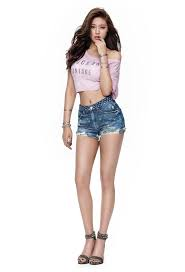
#> input picture images/contour.jpg, 185 x 272 px
$ jupyter execute --allow-errors '3. image_contour-1(canny, contour).ipynb'   (older library calls are emulated)
#> lines starting #> are read from the running program, lines starting #| are printed output that depends on the picture; after the words box and inside, x2 and y2 are one past the last pixel; in counts of white or black regions, pixels touching at a corner belong together
[cell 1]
import cv2
#> (the rest of this cell did not finish here and is left out)

나중에 cvtColor를 통해 이미지 변형하여,<br>
원본 이미지가 변형되기 때문에 복사본 만듬

[cell 2]
imgfile = 'images/contour.jpg'
img = cv2.imread(imgfile) # 복사본
#> img is the input picture: shape (272, 185, 3); mean B, G, R 230.3, 231.3, 235.8

cv2_plus는 jupyter notebook에서 이미지 display 혹은 추가적인 기능을 위해 만든 모듈

#> (a cell that did not finish here is left out)

cv2.cvtColor는 Color-Space변환에 사용. <br>
일반적으로는 BGR <-> Gray, BGR <-> HSV가 많이 사용된다고함<br>
- cv2.COLOR_BGR2GRAY : BGR -> Grayscale
- cv2.COLOR_BGR2HSV : BGR -> HSV

[cell 4]
imgray = cv2.cvtColor(img, cv2.COLOR_BGR2GRAY)
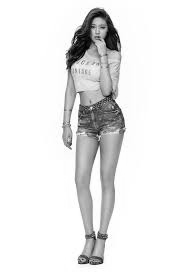
#> imgray: shape (272, 185); min 0, max 255, mean 232.5

cv2.Canny(image, threshold1, threshold2)
- image : 8비트 입력 이미지
- threshold1 : 임계값에서 min 값
- threshold2 : 임계값에서 max 값

### Canny Edge Detection은 가장 유명한 Edge Detection(윤곽선 검출) 방법으로 총 4가지의 단계를 거쳐 수행된다.
1. 이미지의 **Noise를 제거** 합니다.
2. 이미지에서 **Gradient가 높은 영역**을 찾는다.(Gradient가 높은 부분은 변화가 크게 일어나는 부분. 즉, 경계)
3. Non-maximum suppression : Edge가 아닌 픽셀의 값을 0(제거)으로 한다. **Local maxima를 찾는 과정**.
4. Hyteresis Thresholding : 3 단계에서의 Edge를 한 번더 Edge인지 아닌지 판별
5. Edge 연결

설명은 아래 링크들 참고<br>
refer to :<br>
https://opencv-python.readthedocs.io/en/latest/doc/13.imageGradient/imageGradient.html?highlight=canny<br>
https://m.blog.naver.com/PostView.nhn?blogId=samsjang&logNo=220507996391&referrerCode=0&searchKeyword=canny<br>
http://carstart.tistory.com/188<br>
https://www.youtube.com/watch?v=Y_YPlGP4T44&t=101s<br>

[cell 5]
edge = cv2.Canny(imgray, 100, 200)
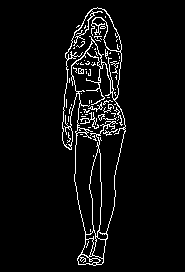
#> edge: shape (272, 185); 4.9% white in thin lines or dots, all inside (x1, y1, x2, y2) = (62, 7, 126, 266)

contour : 동일한 색 또는 동일한 강도를 가지고 있는 영역의 경계선을 연결한 선을 말한다.

- 높은 정확도를 위해 Binary image를 사용한다(threshold나 canny edge로 전처리).
- cv2.findContours()는 원본 이미지를 직접 수정하기 때문에 Copy하여 사용
- OpenCV에서 contours를 찾는 것은 검은색 배경에서 하얀색 대상을 찾는 것과 같으므로, **대상은 흰색 그리고 배경은 검은색으로 처리**

cv2.findContours(imgae, mode, method)<br>
- image : binary image
- mode : contour를 찾는 방법 혹은 contour 계층을 나타내는 방법
- method : contour 찾기에 사용되는 근사치 방법
<br>
<br>
Returns : image, contours, hierachy

findContours의 입력 이미지는 binary image형태이어야 한다.

[cell 6]
edge, contours, hierarchy = cv2.findContours(edge, cv2.RETR_TREE, cv2.CHAIN_APPROX_SIMPLE)
#> contours = 95 contours, 81 with area under 20; largest, box (x1, y1, x2, y2) and area: (62, 7, 126, 266) 10468, (71, 51, 126, 235) 5862, (62, 7, 122, 150) 2796, (89, 148, 102, 237) 676, (92, 236, 106, 259) 182

hierarchy는 contour들 간의 계층 구조를 나타낸다.

[cell 7]
print(hierarchy.shape)
#| (1, 95, 4)
# print(hierarchy)

#> (a cell that did not finish here is left out)

cv2.drawContours를 통해 원본 사진 위에 draw

cv2.drawContours(image, contours, contourIdx, color, thickness)
- image : 원본 사진
- contours : img에 나타낼 contour 정보. contour[i][j]와 같이 접근가능(list형태)
- contourldx : contours list type에서 몇 번째 contours line을 그릴 것인가(-1은 전체)
- color : contours 표시 색깔
- thickness : contours line 두께, 음수라면 contours line의 내부를 채움

### contour index에 따른 이미지 출력, contour[i][j]와 같이 접근

[cell 9]
print('찾은 contour 총 개수 : ',len(contours))
#| 찾은 contour 총 개수 :  95

contourIdx : -1, 전부 그렸을 경우

[cell 10]
cv2.drawContours(img, contours, -1, (255, 0, 0), 1)
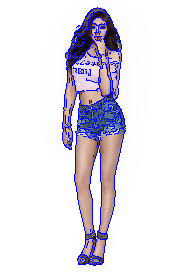
#> img: shape (272, 185, 3); 4.9% of pixels changed, all inside (x1, y1, x2, y2) = (62, 7, 126, 266)
#> (the rest of this cell did not finish here and is left out)

이미지에 contour를 한 번 그렸으므로 다시 불러와(cv2.imread) 그려준다

[cell 11]
img = cv2.imread(imgfile)
cv2.drawContours(img, contours, 90, (255, 0, 0), 2)
#> img: shape (272, 185, 3); 0.07% of pixels changed, all inside (x1, y1, x2, y2) = (93, 35, 103, 40)
#> (the rest of this cell did not finish here and is left out)

다른 이미지에 적용시켜보기

[cell 12]
imgfile2 = 'images/contour2.jpg'
img2 = cv2.imread(imgfile2)
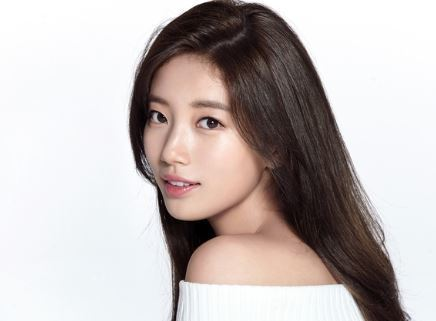
#> input picture images/contour2.jpg, 436 x 321 px
#> img2 is the input picture: shape (321, 436, 3); mean B, G, R 184.5, 186, 194.2
imgray2 = cv2.cvtColor(img2, cv2.COLOR_BGR2GRAY)
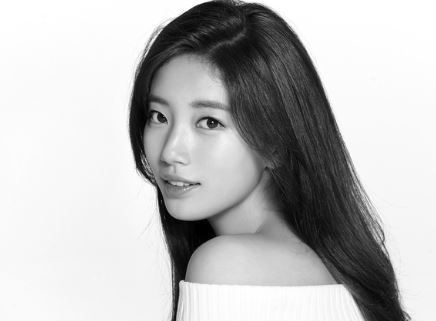
#> imgray2: shape (321, 436); min 0, max 255, mean 188.3
edge2 = cv2.Canny(imgray2, 100, 200)
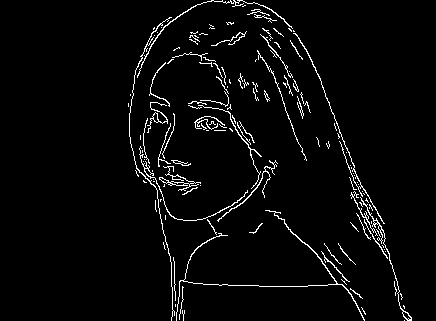
#> edge2: shape (321, 436); 3.5% white in thin lines or dots, all inside (x1, y1, x2, y2) = (128, 0, 412, 321)

edge2, contours2, _ = cv2.findContours(edge2, cv2.RETR_TREE, cv2.CHAIN_APPROX_SIMPLE)
#> contours2 = 159 contours, 138 with area under 20; largest, box (x1, y1, x2, y2) and area: (360, 197, 412, 321) 112, (176, 210, 365, 321) 103, (159, 166, 201, 191) 80, (137, 0, 293, 78) 76, (293, 33, 385, 224) 59
#> (the rest of this cell did not finish here and is left out)

얼굴쪽에 가까운 부분만 찾아서 표시해보기

[cell 13]
img2 = cv2.imread(imgfile2)
for i in range(70):
    cv2.drawContours(img2, contours2, i+60, (255, 0, 0), 2)
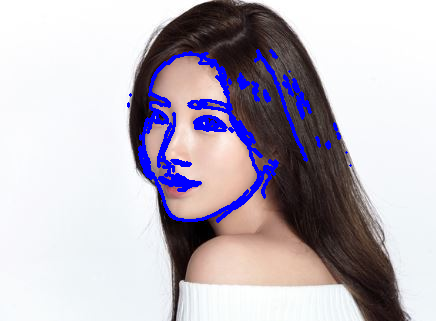
#> img2: shape (321, 436, 3); 4.59% of pixels changed, all inside (x1, y1, x2, y2) = (127, 49, 352, 223)
#> (the rest of this cell did not finish here and is left out)
